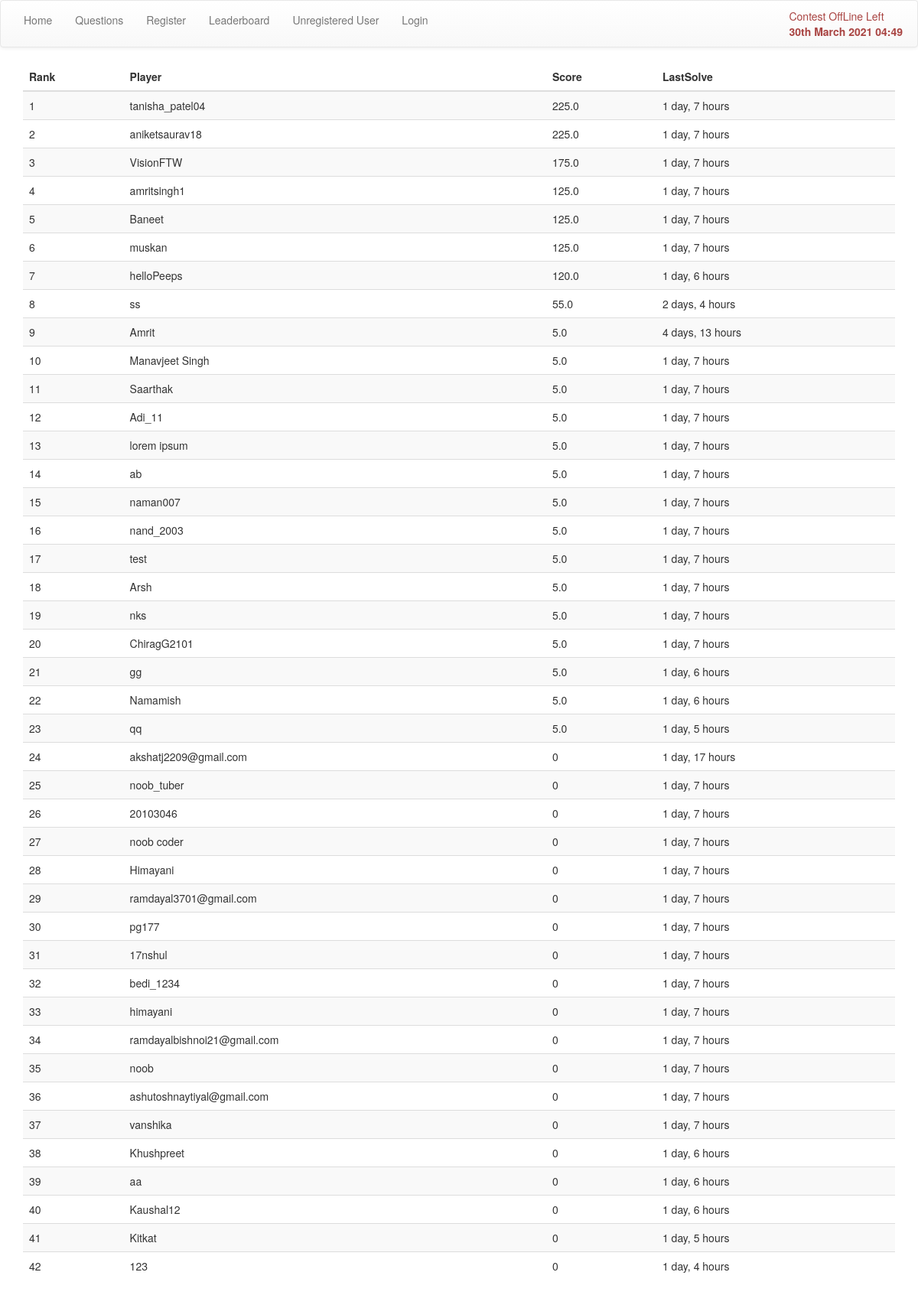
Screenshot of /question/leaderboard/ with the database file from the repository.
### question/models.py (models this page shows)
class Profile(User):
    last_solved = models.DateTimeField(default=now)
    def _get_score(self):
        attempts = Attempt.objects.filter(player=self).filter(correct=True)
        score = attempts.aggregate(models.Sum('marks'))
        print(score, 'score')
        marks = score['marks__sum']
        return marks if marks is not None else 0
    score = property(_get_score)

### question/views.py (the view)
def leaderboard(request):
    data = {}
    template = 'question/leaderboard.html'
    players = list(models.Profile.objects.all())
    players.sort(key=lambda p:p.score, reverse=True)
    data['players'] = players
    data['questions'] = models.Question.objects.order_by('qno')
    return render(request, template, data)

### contest/context_processors.py (called while the page is built)
def contest_time(request):
    context = {}
    now = timezone.now()
    contest = models.ContestControl.objects.first()
    if contest is None:
        temp = models.ContestControl()
        temp.save()
    contest = models.ContestControl.objects.first()
    if now < contest.start:
        time = contest.start
    elif contest.start <= now <= contest.end:
        time = contest.end
    else:
        time = None
    context['contest_time'] = time
    context['contest_on'] = is_contest_on()
    context['contest_phase'] = contest_phase()
    return context

### contest/functions.py (called while the page is built)
def is_contest_on():
    contest = ContestControl.objects.first()
    now = timezone.now()
    if contest.start <= now <= contest.end:
        return True
    return False

def contest_phase():
    now = timezone.now()
    contest = ContestControl.objects.first()
    if now < contest.start:
        return 'before'
    elif contest.start <= now <= contest.end:
        return 'during'
    elif contest.end < now:
        return 'after'

### question/templates/question/leaderboard.html (shortened to what this page needs)
{%extends 'base.html'%}
{%block body%}
<div class='table-responsive'>
    <table class='table table-hover table-striped'>
        <thead><tr>
            <th>Rank</th>
            <th>Player</th>
            <th>Score</th>
            <th>LastSolve</th>
        </tr></thead>
        <tbody>
            {%for p in players%}
                <tr>
                    <td>{{forloop.counter}}</td>
                    <td>{{p}}</td>
                    <td>{{p.score}}</td>
                    <td>{{p.last_solved|timesince}}</td>
                </tr>
            {%endfor%}
        </tbody>
    </table>
</div>
{%endblock%}

### rows the page displays
Profile: username "tanisha_patel04", score "225.0", last_solved "1 day, 7 hours"
Profile: username "aniketsaurav18", score "225.0", last_solved "1 day, 7 hours"
Profile: username "VisionFTW", score "175.0", last_solved "1 day, 7 hours"
Profile: username "amritsingh1", score "125.0", last_solved "1 day, 7 hours"
Profile: username "Baneet", score "125.0", last_solved "1 day, 7 hours"
Profile: username "muskan", score "125.0", last_solved "1 day, 7 hours"
Profile: username "helloPeeps", score "120.0", last_solved "1 day, 6 hours"
Profile: username "ss", score "55.0", last_solved "2 days, 4 hours"
Profile: username "Amrit", score "5.0", last_solved "4 days, 13 hours"
Profile: username "Manavjeet Singh", score "5.0", last_solved "1 day, 7 hours"
Profile: username "Saarthak", score "5.0", last_solved "1 day, 7 hours"
Profile: username "Adi_11", score "5.0", last_solved "1 day, 7 hours"
Profile: username "lorem ipsum", score "5.0", last_solved "1 day, 7 hours"
Profile: username "ab", score "5.0", last_solved "1 day, 7 hours"
Profile: username "naman007", score "5.0", last_solved "1 day, 7 hours"
Profile: username "nand_2003", score "5.0", last_solved "1 day, 7 hours"
Profile: username "test", score "5.0", last_solved "1 day, 7 hours"
Profile: username "Arsh", score "5.0", last_solved "1 day, 7 hours"
Profile: username "nks", score "5.0", last_solved "1 day, 7 hours"
Profile: username "ChiragG2101", score "5.0", last_solved "1 day, 7 hours"
Profile: username "gg", score "5.0", last_solved "1 day, 6 hours"
Profile: username "Namamish", score "5.0", last_solved "1 day, 6 hours"
Profile: username "qq", score "5.0", last_solved "1 day, 5 hours"
Profile: username "akshatj2209@gmail.com", score "0", last_solved "1 day, 17 hours"
Profile: username "noob_tuber", score "0", last_solved "1 day, 7 hours"
Profile: username "20103046", score "0", last_solved "1 day, 7 hours"
Profile: username "noob coder", score "0", last_solved "1 day, 7 hours"
Profile: username "Himayani", score "0", last_solved "1 day, 7 hours"
Profile: username "ramdayal3701@gmail.com", score "0", last_solved "1 day, 7 hours"
Profile: username "pg177", score "0", last_solved "1 day, 7 hours"
Profile: username "17nshul", score "0", last_solved "1 day, 7 hours"
Profile: username "bedi_1234", score "0", last_solved "1 day, 7 hours"
Profile: username "himayani", score "0", last_solved "1 day, 7 hours"
Profile: username "ramdayalbishnoi21@gmail.com", score "0", last_solved "1 day, 7 hours"
Profile: username "noob", score "0", last_solved "1 day, 7 hours"
Profile: username "ashutoshnaytiyal@gmail.com", score "0", last_solved "1 day, 7 hours"
Profile: username "vanshika", score "0", last_solved "1 day, 7 hours"
Profile: username "Khushpreet", score "0", last_solved "1 day, 6 hours"
Profile: username "aa", score "0", last_solved "1 day, 6 hours"
Profile: username "Kaushal12", score "0", last_solved "1 day, 6 hours"
Profile: username "Kitkat", score "0", last_solved "1 day, 5 hours"
Profile: username "123", score "0", last_solved "1 day, 4 hours"
